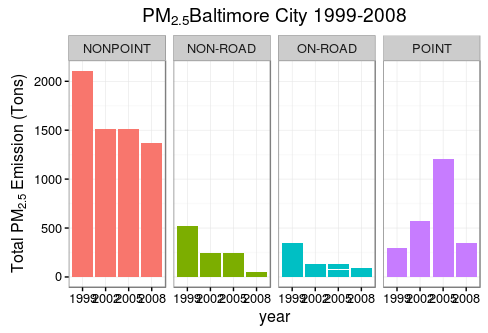

The script that drew this image:
library(ggplot2)

ggp <- ggplot(baltimoreNEI,aes(factor(year),Emissions,fill=type)) +
  geom_bar(stat="identity") +
  theme_bw() + guides(fill=FALSE)+
  facet_grid(.~type,scales = "free",space="free") + 
  labs(x="year", y=expression("Total PM"[2.5]*" Emission (Tons)")) + 
  labs(title=expression("PM"[2.5]*" Baltimore City 1999-2008"))

print(ggp)
